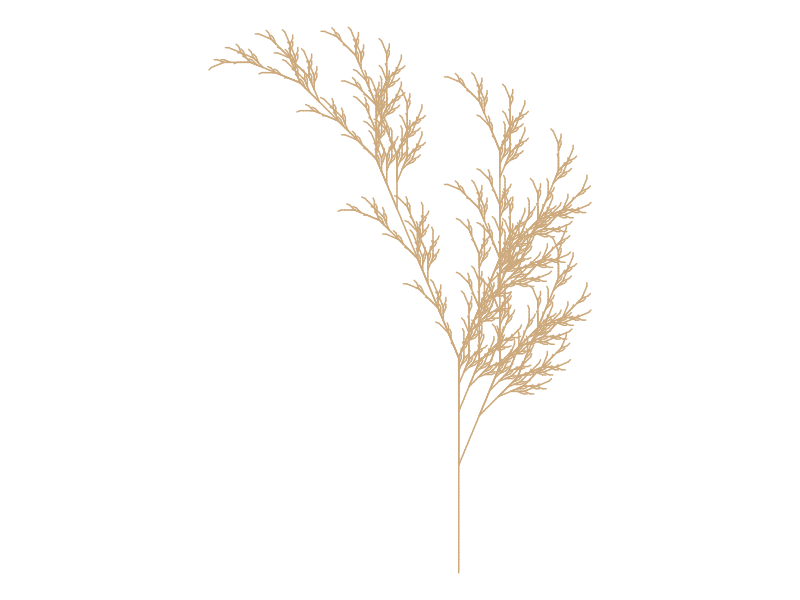
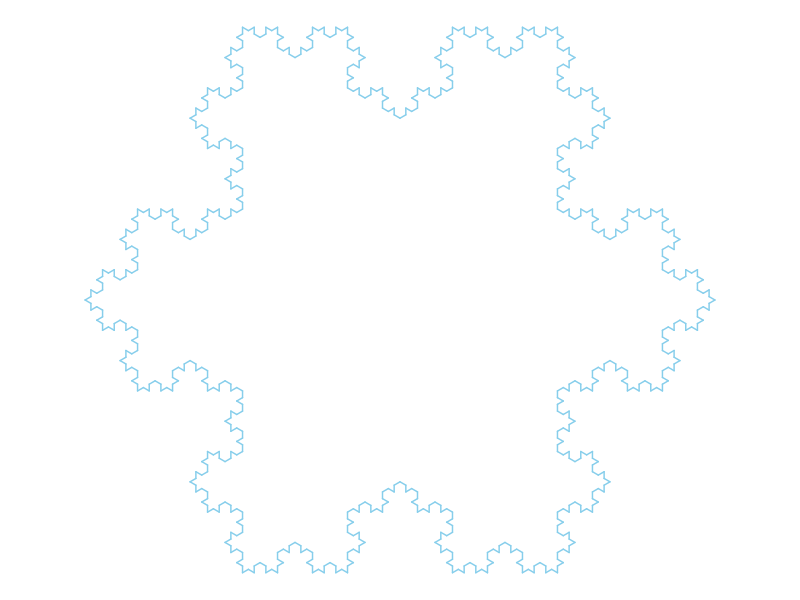

These charts were generated, in order, by the following R code:
## Data Visualization
## Objective: Create graphics with R
## Title: Fall color
# Credit: https://fronkonstin.com

# Install packages
install.packages(c("gsubfn", "proto", "tidyverse"))

library(gsubfn)
library(tidyverse)

# Define elements in plant art
# Each image corresponds to a different axiom, rules, angle and depth

# Leaf of Fall

axiom="X"
rules=list("X"="F-[[X]+X]+F[+FX]-X", "F"="FF")
angle=22.5
depth=6


for (i in 1:depth) axiom=gsubfn(".", rules, axiom)

actions=str_extract_all(axiom, "\\d*\\+|\\d*\\-|F|L|R|\\[|\\]|\\|") %>% unlist

status=data.frame(x=numeric(0), y=numeric(0), alfa=numeric(0))
points=data.frame(x1 = 0, y1 = 0, x2 = NA, y2 = NA, alfa=90, depth=1)

# Generating data
# Note: may take a minute or two

for (action in actions)
{
  if (action=="F")
  {
    x=points[1, "x1"]+cos(points[1, "alfa"]*(pi/180))
    y=points[1, "y1"]+sin(points[1, "alfa"]*(pi/180))
    points[1,"x2"]=x
    points[1,"y2"]=y
    data.frame(x1 = x, y1 = y, x2 = NA, y2 = NA,
               alfa=points[1, "alfa"],
               depth=points[1,"depth"]) %>% rbind(points)->points
  }
  if (action %in% c("+", "-")){
    alfa=points[1, "alfa"]
    points[1, "alfa"]=eval(parse(text=paste0("alfa",action, angle)))
  }
  if(action=="["){
    data.frame(x=points[1, "x1"], y=points[1, "y1"], alfa=points[1, "alfa"]) %>%
      rbind(status) -> status
    points[1, "depth"]=points[1, "depth"]+1
  }

  if(action=="]"){
    depth=points[1, "depth"]
    points[-1,]->points
    data.frame(x1=status[1, "x"], y1=status[1, "y"], x2=NA, y2=NA,
               alfa=status[1, "alfa"],
               depth=depth-1) %>%
      rbind(points) -> points
    status[-1,]->status
  }
}

ggplot() +
  geom_segment(aes(x = x1, y = y1, xend = x2, yend = y2),
               lineend = "round",
               color="burlywood3", # Set your own Fall color?
               data=na.omit(points)) +
  coord_fixed(ratio = 1) +
  theme_void() # No grid nor axes

# Parameters for a snowflake
axiom <- "F++F++F"
rules <- list("F" = "F-F++F-F")
angle <- 60 # Snowflake-like symmetry
depth <- 4  # Reduce depth if it's too slow

# Expand the axiom based on rules
for (i in 1:depth) axiom <- gsubfn(".", rules, axiom)

actions <- str_extract_all(axiom, "\\d*\\+|\\d*\\-|F|L|R|\\[|\\]|\\|") %>% unlist

status <- data.frame(x = numeric(0), y = numeric(0), alfa = numeric(0))
points <- data.frame(x1 = 0, y1 = 0, x2 = NA, y2 = NA, alfa = 90, depth = 1)

# Generate points for drawing
for (action in actions) {
  if (action == "F") {
    x <- points[1, "x1"] + cos(points[1, "alfa"] * (pi / 180))
    y <- points[1, "y1"] + sin(points[1, "alfa"] * (pi / 180))
    points[1, "x2"] <- x
    points[1, "y2"] <- y
    data.frame(x1 = x, y1 = y, x2 = NA, y2 = NA, 
               alfa = points[1, "alfa"], 
               depth = points[1, "depth"]) %>% rbind(points) -> points
  }
  if (action %in% c("+", "-")) {
    alfa <- points[1, "alfa"]
    points[1, "alfa"] <- eval(parse(text = paste0("alfa", action, angle)))
  }
  if (action == "[") {
    data.frame(x = points[1, "x1"], y = points[1, "y1"], alfa = points[1, "alfa"]) %>% 
      rbind(status) -> status
    points[1, "depth"] <- points[1, "depth"] + 1
  }
  if (action == "]") {
    depth <- points[1, "depth"]
    points[-1, ] -> points
    data.frame(x1 = status[1, "x"], y1 = status[1, "y"], x2 = NA, y2 = NA, 
               alfa = status[1, "alfa"], 
               depth = depth - 1) %>% rbind(points) -> points
    status[-1, ] -> status
  }
}

# Plotting the snowflake
ggplot() +
  geom_segment(aes(x = x1, y = y1, xend = x2, yend = y2), 
               lineend = "round", 
               color = "skyblue", # Winter color
               data = na.omit(points)) +
  coord_fixed(ratio = 1) +
  theme_void() # No grid or axes
